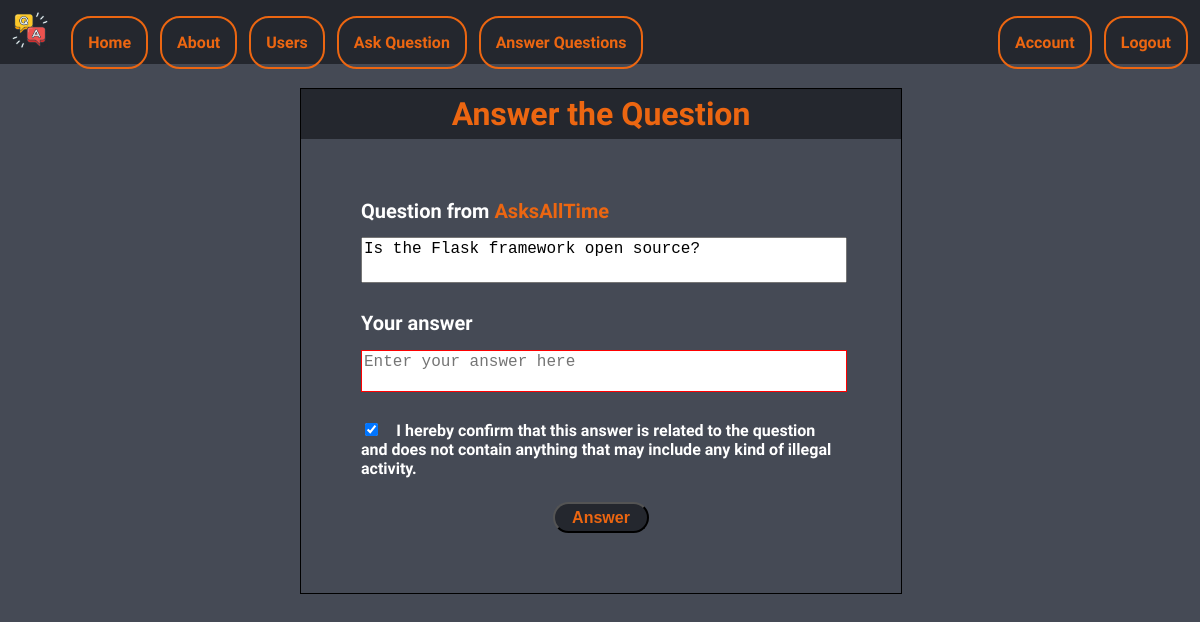
Page /answer/6 (signed in) on the committed database.
### tables this page shows
CREATE TABLE users (
    id INTEGER PRIMARY KEY AUTOINCREMENT,
    username TEXT NOT NULL,
    password TEXT NOT NULL,
    email TEXT NOT NULL,
    expert BOOLEAN NOT NULL,
    admin BOOLEAN NOT NULL
);

CREATE TABLE questions(
    id INTEGER PRIMARY KEY AUTOINCREMENT,
    question_text TEXT NOT NULL,
    answer_text TEXT,
    asked_by_id INTEGER NOT NULL,
    expert_id INTEGER,
    time TIMESTAMP DEFAULT CURRENT_TIMESTAMP,
    FOREIGN KEY(asked_by_id) REFERENCES users(userid) ON DELETE CASCADE,
    FOREIGN KEY(expert_id) REFERENCES users(userid) ON DELETE CASCADE
);

### qna/questions/routes.py (the view, shortened to what this page needs)
@questions_bp.route('/answer/<int:id>', methods=['GET', 'POST'])
def answer_specific(id):
    if session.get('expert', None) != 1:
        abort(403)
    db = get_db()
    question = db.execute(
        'SELECT * FROM questions WHERE id=?', [id]).fetchone()
    asked_by = db.execute('SELECT username FROM users WHERE users.id=?', [
                          question['asked_by_id']]).fetchone()[0]
    return render_template('answer.html', question=question, asked_by=asked_by)

### qna/db.py (called while the page is built)
def connect_db():
    sql = sqlite3.connect(os.path.join('questions.db'))
    sql.row_factory = sqlite3.Row
    return sql

def get_db():
    if not hasattr(g, 'sqlite_db'):
        g.sqlite_db = connect_db()
    return g.sqlite_db

### qna/templates/answer.html (shortened to what this page needs)
{% extends 'layout.html' %}
{% block content %}
    <div class="question-wrap">
        <div class="question-form">
            <form action="" method="POST" id="qform">
                <legend>Answer the Question</legend>
                <div class="question-group">
                    <label for="question">Question from <span style="color:#ec6611">{{asked_by}}</span></label>
                    <textarea class="disabled-text" name="question" id="question" cols="20" rows="5" readonly>{{question.question_text}}</textarea>
                    <label for="answer">Your answer</label>
                    <textarea spellcheck="true" autofocus="true" minlength="10" maxlength="600" placeholder="Enter your answer here" namerows="5" cols="60" name="answer" id="answer" form="qform" required></textarea>
                    <input type="checkbox" name="terms" id="terms" required checked>
                    <label for="terms">I hereby confirm that this answer is related to the question and does not contain anything that may include any kind of illegal activity.</label>
                    <input type="submit" name="submit" value="Answer">
                </div>
            </form>
        </div>
    </div>
{% endblock content %}

### qna/static/css/main.css (style rules this page uses)
body { margin: 0px; font-family: 'Varela Round', sans-serif; background-color: #454a55; }
input[type='submit'] { cursor: pointer; }
.question-wrap { width: 100%; margin: auto; max-width: 600px; min-height: 800px; padding: 2%; }
.question-form { border: 1px solid black; width: 100%; height: 100%; }
.home-header, .question-form legend { font-weight: bold; padding: 1%; font-size: 32px; text-align: center; color: #ec6611; background-color: rgba(36, 39, 46); }
.question-group { margin: 10%; }
.question-group label[for="question"], .question-group label[for="answer"] { font-weight: 600; color: white; font-size: 20px; display: block; margin-bottom: 3%; }
textarea:invalid { border: 0.5px solid red; }
.question-group textarea { resize: none; font-size: 16px; outline: none; width: 100%; height: auto; margin-bottom: 5%; line-height: normal; text-align: left; overflow: auto; }
.question-group textarea.disabled-text { font-size: 16px; outline: none; height: 40px; margin-bottom: 5%; line-height: normal; text-align: left; }
.question-group label[for="terms"] { font-weight: 600; color: white; font-size: 16px; display: inline; margin-bottom: 3%; }
.question-group input[type="checkbox"] { display: inline; margin-right: 3%; }
.question-group input[type="submit"] { display: block; text-align: center; font-size: 16px; font-weight: 600; margin: auto; margin-top: 5%; width: 20%; border-radius: 20px; cursor: pointer; color: #ec6611; background-color: rgba(36, 39, 46); padding: 1% 2% 1% 2%; }

### rows in the picture
users: username "AsksAllTime"
questions: question "Is the Flask framework open source?"
